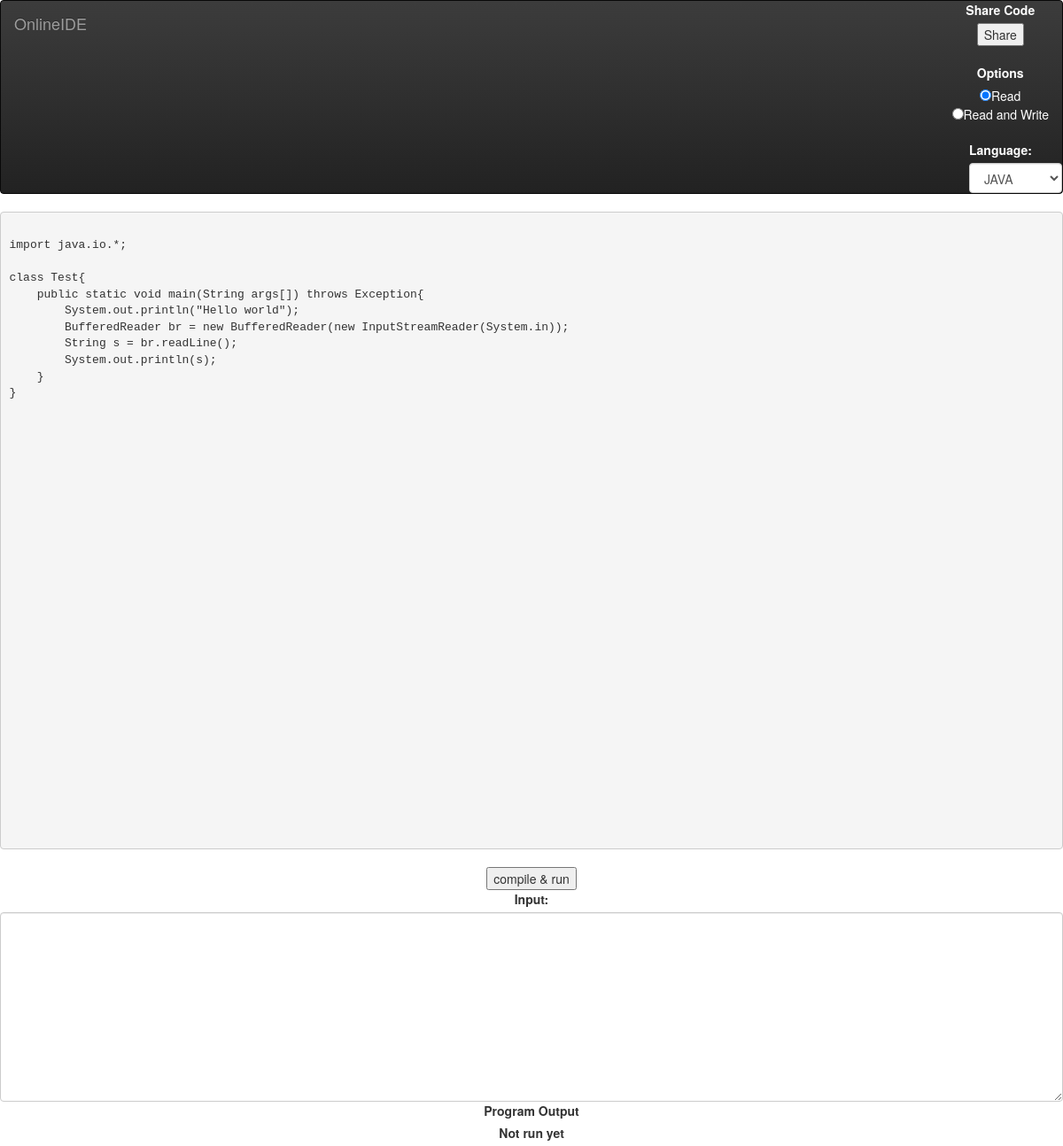
The app's page /LsDGZ5/ with its own data.
### CodeEditor/models.py (models this page shows)
class Code(models.Model):
    code = models.CharField(max_length=6)
    token = models.TextField()
    language = models.CharField(max_length=12,default="JAVA")
    is_writable = models.BooleanField(default=True)

### CodeEditor/views.py (the view)
# urls.py: url(r'^(?P<token>[a-zA-Z0-9]{6})/',views.serve_token_url,name='serve_url'),
def serve_token_url(request,token):
    try:
        print "port is",request.get_port()
        c = Code.objects.get(token=token)
        language  = c.language
        code = c.code
        is_writable = c.is_writable
        context = {
            'token' :token,
            'language':language,
            'code':code,
            'is_writable': is_writable
        }
        return render(request,"codeeditor.html",context=context)
    except Code.DoesNotExist:
        return render(request,"error.html")

### templates/codeeditor/codeeditor.html (shortened to what this page needs)
<!DOCTYPE html>
{% load staticfiles %}
<html lang="en">
<head>
    <link rel="stylesheet" href="{% static 'bootstrap/css/bootstrap.min.css'%}">
    <link rel="stylesheet" href="{% static 'bootstrap/css/bootstrap-theme.min.css'%}">
</head>
<body>
    <nav class="navbar  navbar-inverse">
  <div class="container-fluid">
    <div class="navbar-header">
      <a style="text-align:center" class="navbar-brand" href="#">OnlineIDE</a>
    </div>
    <div class="collapse navbar-collapse" id="bs-example-navbar-collapse-1">
        {% if is_writable %}
        <div style='text-align:center' class="nav navbar-nav navbar-right form-group">
            <label for="share" style="color:#FFFFFF">Share Code</label><br>
            <button id="share">Share</button>
            <br>
            <br>
            <label for="radio" style="color:#FFFFFF">Options</label><br>
            <div id="radio" style="color:#FFFFFF">
            <input type="radio"  name="share_options" value="Read" checked="checked">Read<br/>
            <input type="radio" name="share_options" value="Write">Read and Write<br/>
            </div>
        </div>
    </div>
    {% endif %}
      <div class="nav navbar-nav navbar-right form-group">
           <label for="language_sel" style="text-align:center;color:#FFFFFF">Language:</label>
          <select class="form-control" id="language_sel">
              {% if language == "JAVA" %}
               <option selected="selected">JAVA</option>
             {% else %}
                 <option>JAVA</option>
             {% endif %}
            </select>
      </div>
    </div>
</nav>
<pre id="editor">
    {{ code | safe }}
</pre>
<div class="row">
    <div style="text-align:center" class="col-sm-12 col-md-12 col-lg-12">
        <br/>
            <button id="run" >compile & run</button><br>
            <label for="input">Input:</label>
            <textarea class="form-control" id="input" rows="10"></textarea>
    </div>
</div>
<div class="row" style="text-align:center">
           <label >Program Output</label><br/>
            <label id="output">Not run yet</label>
</div>
</body>
</html>

### templates/codeeditor/codeeditor.html (style rules this page uses)
body { // overflow: hidden; }
#editor { margin: 0; position: relative; top: 0; bottom: 0; left: 0; right: 0; width: 100%; height: 90vh; }

### records on screen
Code: language "JAVA", code "import java.io.*; class Test{ public static void main(String args[]) throws Exception{ System.out.println(\"Hello world\"); BufferedReader br = new BufferedReader(new InputStreamReader(System.in)); String s = br.readLine(); System.out.println(s); } }"
